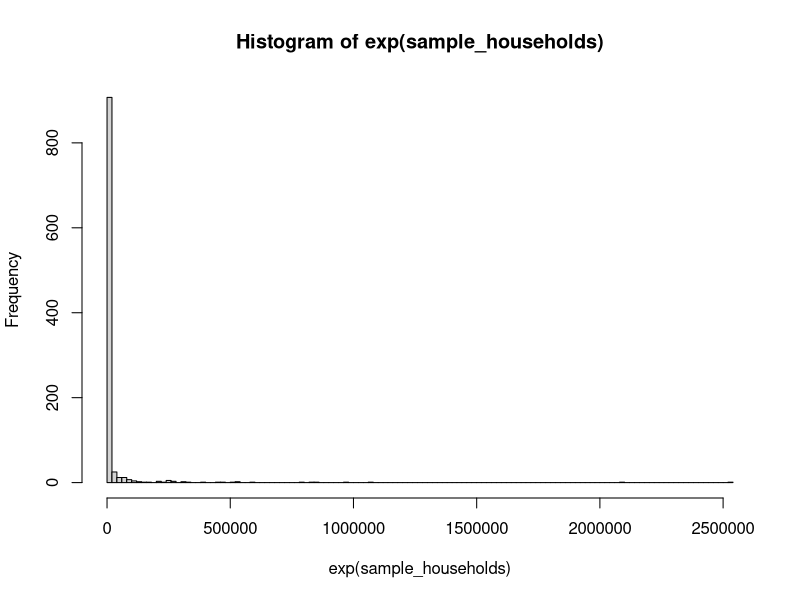

This chart was generated by the following R code:
## ---- chunk 1
library(tidyverse)
### configure for variable text size with chunk option
def.chunk.hook  <- knitr::knit_hooks$get("chunk")
knitr::knit_hooks$set(chunk = function(x, options) {
  x <- def.chunk.hook(x, options)
  ifelse(options$size != "normalsize", paste0("\\", options$size,"\n\n", x, "\n\n \\normalsize"), x)
})
knitr::opts_chunk$set(warning=FALSE, message=FALSE, tidy = TRUE, size = "small")
## ---- chunk 2
rbinom(n = 5, size = 1, prob = 0.5)
## ---- chunk 3
rbinom(n = 5, size = 5, prob = 0.5)
## ---- chunk 4
recid_sample<-rbinom(n= 200, size = 1, prob = 0.1)
recid_sample<-rbinom(200, 1, 0.1)
# how many ones
sum(recid_sample)
# compute the mean
sum(recid_sample)/200
mean(recid_sample)
## ---- chunk 5
recid_sample2<-rbinom(n= 200, size = 3, prob = 0.1)
### let's put it in a data frame
# wide first
recid_data<-data.frame(id = 1:200,
                       arrest_yr1 = rbinom(n= 200, size = 1, prob = 0.1),
                       arrest_yr2 = rbinom(n= 200, size = 1, prob = 0.1),
                       arrest_yr3 = rbinom(n= 200, size = 1, prob = 0.1))

### long
recid_data_long<-data.frame(id = rep(1:200, each = 3),
                            year = 1:3,
                            arrest = rbinom(n= 600, size = 1, prob = 0.1))

# was this person ever arrested
recid_data_summary<-recid_data_long %>% 
  group_by(id) %>% 
  summarize(ever_arrested = sum(arrest)>0)

## ---- chunk 6
sample_households<-rnorm(n = 1000, mean = 6, sd = 3)
## ---- chunk 7
mean(exp(sample_households))
sd(exp(sample_households))
## ---- chunk 8
hist(exp(sample_households), breaks = 100)
## ---- chunk 9
# let's use sample to simulate 200 bail decisions
decisions<-data.frame(
  decision = sample(c("bail", "no bail", "no bail sup", "jail"),
                  size = 200,
                  replace = T,
                  prob = c(0.19, 0.6, 0.2, 0.01)),
  id = 1:200)


